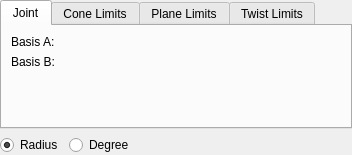
<?xml version="1.0" encoding="UTF-8"?>
<ui version="4.0">
 <class>RagdollLimit</class>
 <widget class="QWidget" name="RagdollLimit">
  <property name="geometry">
   <rect>
    <x>0</x>
    <y>0</y>
    <width>352</width>
    <height>144</height>
   </rect>
  </property>
  <property name="windowTitle">
   <string>Form</string>
  </property>
  <layout class="QVBoxLayout" name="verticalLayout">
   <property name="leftMargin">
    <number>0</number>
   </property>
   <property name="topMargin">
    <number>0</number>
   </property>
   <property name="rightMargin">
    <number>0</number>
   </property>
   <property name="bottomMargin">
    <number>0</number>
   </property>
   <item>
    <widget class="QTabWidget" name="tabWidget">
     <property name="currentIndex">
      <number>0</number>
     </property>
     <widget class="QWidget" name="tab">
      <attribute name="title">
       <string>Joint</string>
      </attribute>
      <layout class="QFormLayout" name="formLayout">
       <item row="0" column="0">
        <widget class="QLabel" name="label_3">
         <property name="sizePolicy">
          <sizepolicy hsizetype="Fixed" vsizetype="Preferred">
           <horstretch>0</horstretch>
           <verstretch>0</verstretch>
          </sizepolicy>
         </property>
         <property name="text">
          <string>Basis A:</string>
         </property>
        </widget>
       </item>
       <item row="0" column="1">
        <widget class="RotationSetter" name="widgetBasisA" native="true"/>
       </item>
       <item row="1" column="0">
        <widget class="QLabel" name="label_4">
         <property name="sizePolicy">
          <sizepolicy hsizetype="Fixed" vsizetype="Preferred">
           <horstretch>0</horstretch>
           <verstretch>0</verstretch>
          </sizepolicy>
         </property>
         <property name="text">
          <string>Basis B:</string>
         </property>
        </widget>
       </item>
       <item row="1" column="1">
        <widget class="RotationSetter" name="widgetBasisB" native="true"/>
       </item>
      </layout>
     </widget>
     <widget class="QWidget" name="tab_3">
      <attribute name="title">
       <string>Cone Limits</string>
      </attribute>
      <layout class="QFormLayout" name="formLayout_2">
       <item row="0" column="0">
        <widget class="QLabel" name="label_5">
         <property name="text">
          <string>Cone Limit:</string>
         </property>
        </widget>
       </item>
       <item row="0" column="1">
        <widget class="QDoubleSpinBox" name="spinBoxCone">
         <property name="decimals">
          <number>6</number>
         </property>
         <property name="maximum">
          <double>9999.000000000000000</double>
         </property>
        </widget>
       </item>
       <item row="1" column="0">
        <widget class="QLabel" name="label">
         <property name="text">
          <string>Cone Tau:</string>
         </property>
        </widget>
       </item>
       <item row="1" column="1">
        <widget class="QDoubleSpinBox" name="spinBoxConeTau">
         <property name="decimals">
          <number>6</number>
         </property>
         <property name="maximum">
          <double>1.000000000000000</double>
         </property>
         <property name="singleStep">
          <double>0.010000000000000</double>
         </property>
         <property name="value">
          <double>1.000000000000000</double>
         </property>
        </widget>
       </item>
      </layout>
     </widget>
     <widget class="QWidget" name="tab_4">
      <attribute name="title">
       <string>Plane Limits</string>
      </attribute>
      <layout class="QFormLayout" name="formLayout_3">
       <item row="0" column="0">
        <widget class="QLabel" name="label_6">
         <property name="text">
          <string>Min Plane Limit:</string>
         </property>
        </widget>
       </item>
       <item row="0" column="1">
        <widget class="QDoubleSpinBox" name="spinBoxPlaneMin">
         <property name="decimals">
          <number>6</number>
         </property>
         <property name="minimum">
          <double>-9999.000000000000000</double>
         </property>
         <property name="maximum">
          <double>9999.000000000000000</double>
         </property>
        </widget>
       </item>
       <item row="1" column="0">
        <widget class="QLabel" name="label_7">
         <property name="text">
          <string>Max Plane Limit:</string>
         </property>
        </widget>
       </item>
       <item row="1" column="1">
        <widget class="QDoubleSpinBox" name="spinBoxPlaneMax">
         <property name="decimals">
          <number>6</number>
         </property>
         <property name="minimum">
          <double>-9999.000000000000000</double>
         </property>
         <property name="maximum">
          <double>9999.000000000000000</double>
         </property>
        </widget>
       </item>
       <item row="2" column="0">
        <widget class="QLabel" name="label_2">
         <property name="text">
          <string>Plane Tau:</string>
         </property>
        </widget>
       </item>
       <item row="2" column="1">
        <widget class="QDoubleSpinBox" name="spinBoxPlaneTau">
         <property name="decimals">
          <number>6</number>
         </property>
         <property name="maximum">
          <double>1.000000000000000</double>
         </property>
         <property name="singleStep">
          <double>0.010000000000000</double>
         </property>
         <property name="value">
          <double>1.000000000000000</double>
         </property>
        </widget>
       </item>
      </layout>
     </widget>
     <widget class="QWidget" name="tab_5">
      <attribute name="title">
       <string>Twist Limits</string>
      </attribute>
      <layout class="QFormLayout" name="formLayout_4">
       <item row="0" column="0">
        <widget class="QLabel" name="label_8">
         <property name="text">
          <string>Min Twist Limit:</string>
         </property>
        </widget>
       </item>
       <item row="0" column="1">
        <widget class="QDoubleSpinBox" name="spinBoxTwistMin">
         <property name="decimals">
          <number>6</number>
         </property>
         <property name="minimum">
          <double>-9999.000000000000000</double>
         </property>
         <property name="maximum">
          <double>9999.000000000000000</double>
         </property>
        </widget>
       </item>
       <item row="1" column="0">
        <widget class="QLabel" name="label_9">
         <property name="text">
          <string>Max Twist Limit:</string>
         </property>
        </widget>
       </item>
       <item row="1" column="1">
        <widget class="QDoubleSpinBox" name="spinBoxTwistMax">
         <property name="decimals">
          <number>6</number>
         </property>
         <property name="minimum">
          <double>-9999.000000000000000</double>
         </property>
         <property name="maximum">
          <double>9999.000000000000000</double>
         </property>
        </widget>
       </item>
       <item row="2" column="0">
        <widget class="QLabel" name="label_10">
         <property name="text">
          <string>Twist Tau:</string>
         </property>
        </widget>
       </item>
       <item row="2" column="1">
        <widget class="QDoubleSpinBox" name="spinBoxTwistTau">
         <property name="decimals">
          <number>6</number>
         </property>
         <property name="maximum">
          <double>1.000000000000000</double>
         </property>
         <property name="singleStep">
          <double>0.010000000000000</double>
         </property>
         <property name="value">
          <double>1.000000000000000</double>
         </property>
        </widget>
       </item>
      </layout>
     </widget>
    </widget>
   </item>
   <item>
    <layout class="QHBoxLayout" name="horizontalLayout">
     <item>
      <widget class="QRadioButton" name="radioRadius">
       <property name="sizePolicy">
        <sizepolicy hsizetype="Fixed" vsizetype="Fixed">
         <horstretch>0</horstretch>
         <verstretch>0</verstretch>
        </sizepolicy>
       </property>
       <property name="text">
        <string>Radius</string>
       </property>
       <property name="checked">
        <bool>true</bool>
       </property>
      </widget>
     </item>
     <item>
      <widget class="QRadioButton" name="radioDegree">
       <property name="sizePolicy">
        <sizepolicy hsizetype="Fixed" vsizetype="Fixed">
         <horstretch>0</horstretch>
         <verstretch>0</verstretch>
        </sizepolicy>
       </property>
       <property name="text">
        <string>Degree</string>
       </property>
      </widget>
     </item>
     <item>
      <spacer name="horizontalSpacer">
       <property name="orientation">
        <enum>Qt::Horizontal</enum>
       </property>
       <property name="sizeHint" stdset="0">
        <size>
         <width>40</width>
         <height>20</height>
        </size>
       </property>
      </spacer>
     </item>
    </layout>
   </item>
  </layout>
 </widget>
 <customwidgets>
  <customwidget>
   <class>RotationSetter</class>
   <extends>QWidget</extends>
   <header>rotationsetter.h</header>
   <container>1</container>
  </customwidget>
 </customwidgets>
 <resources/>
 <connections/>
</ui>
